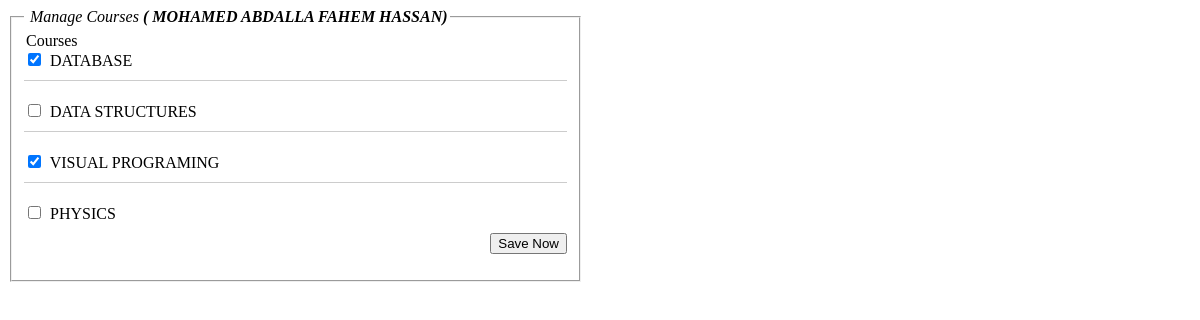
/adminpanel/admin/facebox_modal/manageCourses.php?id=1, run on the app's committed database.
### tables this page shows
CREATE TABLE `examinee_tbl` (
  `exmne_id` int(11) NOT NULL,
  `exmne_fullname` varchar(1000) NOT NULL,
  `exmne_course` varchar(1000) NOT NULL,
  `exmne_gender` varchar(1000) NOT NULL,
  `exmne_birthdate` varchar(1000) NOT NULL,
  `exmne_year_level` varchar(1000) NOT NULL,
  `exmne_email` varchar(1000) NOT NULL,
  `exmne_password` varchar(1000) NOT NULL,
  `exmne_status` varchar(1000) NOT NULL DEFAULT 'active',
  `blocked` tinyint(1) NOT NULL DEFAULT 0
);

CREATE TABLE `course_tbl` (
  `cou_id` int(11) NOT NULL,
  `cou_name` varchar(1000) NOT NULL,
  `cou_created` timestamp NOT NULL DEFAULT current_timestamp() ON UPDATE current_timestamp()
);

### adminpanel/admin/facebox_modal/manageCourses.php (the view, shortened to what this page needs)
<?php
include("../../../conn.php");
$id = $_GET['id'];
$selExmne = $conn->query("SELECT * FROM examinee_tbl WHERE exmne_id='$id' ")->fetch(PDO::FETCH_ASSOC);
$selCourses = $conn->query("SELECT * FROM examinee_course_tbl WHERE examinee_id='$id'")->fetchAll(PDO::FETCH_ASSOC);
?>
<fieldset style="width: 543px;">
    <legend>
        <i class="facebox-header">
            <i class="edit large icon"></i>&nbsp;Manage Courses <b>(
                <?php echo strtoupper($selExmne['exmne_fullname']); ?>)
            </b>
        </i>
    </legend>
    <div class="col-md-12 mt-4">
        <form method="get" id="manageCoursesFrm" action="query/manageCoursesExe.php">
            <div class="form-group">
                <legend>Courses</legend>
                <?php
                $selCourse = $conn->query("SELECT * FROM course_tbl");
                $count = 0;
                while ($selCourseRow = $selCourse->fetch(PDO::FETCH_ASSOC)) {
                    $courseId = $selCourseRow['cou_id'];
                    $courseName = $selCourseRow['cou_name'];
                    $checked = '';
                    foreach ($selCourses as $course) {
                        if ($course['cou_id'] == $courseId) {
                            $checked = 'checked';
                            break;
                        }
                    }
                    echo "<label class='checkbox-label'><input type='checkbox' name='courses[]' value='$courseId' $checked> $courseName</label>";
                    $count++;
                    if ($count < $selCourse->rowCount()) {
                        echo "<div class='checkbox-separator'></div>";
                    }
                }
                ?>
            </div>
            <div class="form-group" align="right">
                <button type="submit" class="btn btn-sm btn-primary" id="saveBtn">Save Now</button>
            </div>
        </form>
    </div>
</fieldset>

### adminpanel/admin/facebox_modal/manageCourses.php (style rules this page uses)
.checkbox-label { display: block; margin-bottom: 10px; }
.checkbox-label input[type="checkbox"] { margin-right: 5px; }
.checkbox-separator { border-top: 1px solid #ccc; margin-top: 10px; margin-bottom: 20px; }

### data on the page
examinee_tbl: exmne_fullname "MOHAMED ABDALLA FAHEM HASSAN"
course_tbl: cou_name "DATABASE"
course_tbl: cou_name "DATA STRUCTURES"
course_tbl: cou_name "VISUAL PROGRAMING"
course_tbl: cou_name "PHYSICS"
